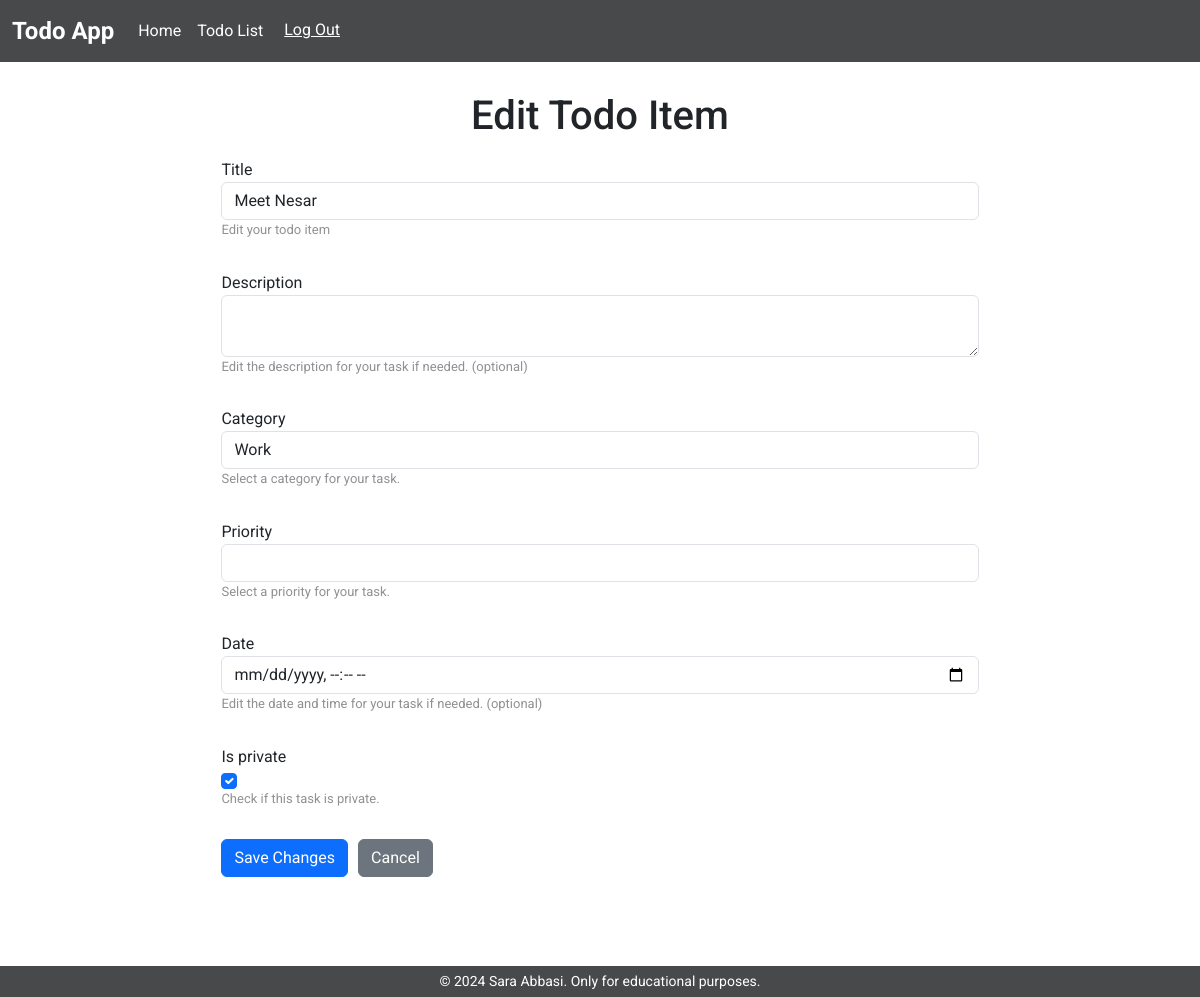
/37/edit/ (signed in), run on the app's committed database.
### todo_app/models.py (models this page shows, shortened)
class TodoItem(models.Model):
    title = models.CharField(max_length=200)
    description = models.TextField(blank=True)
    checked = models.BooleanField(default=False)
    owner = models.ForeignKey(User, on_delete=models.CASCADE, null=True)
    date = models.DateTimeField(blank=True, null=True)
    category = models.ForeignKey(
        Category,
        on_delete=models.SET_NULL,
        null=True
    )
    priority = models.ForeignKey(
        Priority,
        on_delete=models.SET_NULL,
        null=True
    )
    is_private = models.BooleanField(default=True)

class Category(models.Model):
    PERSONAL = 'Personal'
    WORK = 'Work'
    STUDY = 'Study'
    HEALTH = 'Health'
    HOME = 'Home'
    OTHER = 'Other'
    CATEGORY_CHOICES = [
        (PERSONAL, 'Personal'),
        (WORK, 'Work'),
        (STUDY, 'Study'),
        (HEALTH, 'Health'),
        (HOME, 'Home'),
        (OTHER, 'Other'),
    ]
    name = models.CharField(max_length=100, choices=CATEGORY_CHOICES)

### todo_app/views.py (the view)
# urls.py: path('<int:id>/edit/', edit_todo_item, name='todo_item_edit'),
@login_required(login_url='/accounts/login')
def edit_todo_item(request, id):
    todo_item = get_object_or_404(TodoItem, id=id, owner=request.user)
    categories = Category.objects.all()
    priorities = Priority.objects.all()
    if request.method == 'POST':
        form = TodoItemForm(request.POST, instance=todo_item)
        if form.is_valid():
            try:
                form.save()
                messages.success(request, 'Task successfully edited')
                return redirect('todo_app:todo_list')
            except ValidationError:
                messages.error(request, 'Task Date can not be in the past')
                form = TodoItemForm(request.POST, instance=todo_item)
                return render(
                    request, 'todo_app/edit_todo_item.html', {
                        'form': form, 'categories': categories,
                        'priorities': priorities
                    }
                )
    else:
        form = TodoItemForm(
            instance=todo_item, categories=categories,
            priorities=priorities)
    return render(
        request, 'todo_app/edit_todo_item.html', {
            'form': form, 'categories': categories, 'priorities': priorities
        }
    )

### todo_app/forms.py
class TodoItemForm(forms.ModelForm):
    category = forms.ModelChoiceField(
        queryset=Category.objects.all(),
        required=True
    )
    priority = forms.ModelChoiceField(
        queryset=Priority.objects.all(),
        required=False
    )
    class Meta:
        model = TodoItem
        fields = [
            'title', 'description', 'checked', 'date',
            'category', 'priority', 'is_private'
        ]
    def __init__(self, *args, **kwargs):
        categories = kwargs.pop('categories', None)
        priorities = kwargs.pop('priorities', None)
        super().__init__(*args, **kwargs)
        if categories:
            self.fields['category'].queryset = categories
        if priorities:
            self.fields['priority'].choices = priorities

### todo_app/templates/todo_app/edit_todo_item.html (shortened to what this page needs)
{% extends 'base.html' %}
{% block content %}
<div class="container edit-form-container">
    <h1>Edit Todo Item</h1>
    <form class="edit-todo-form" method="POST">
        <div class='input-container'>
            <label for="id_title">{{ form.title.label }}</label>
            <input class="form-control" type="text" name="title" value="{{ form.instance.title }}" required id="id_title">
            <p class='helper-text'>Edit your todo item</p>
        </div>
        <div class='input-container'>
            <label for="id_description">{{ form.description.label }}</label>
            <textarea class="form-control" name="description" id="id_description">{{ form.instance.description }}</textarea>
            <p class='helper-text'>Edit the description for your task if needed. (optional)</p>
        </div>
        <div class='input-container'>
            <label for="id_category">{{ form.category.label }}</label>
            <select class="form-control" name="category" id="id_category">
                {% for category in categories %}
                    <option value="{{ category.pk }}" {% if category.pk == form.instance.category.pk %} selected {% endif %}>{{ category.name }}</option>
                {% endfor %}
            </select>
            <p class='helper-text'>Select a category for your task.</p>
        </div>
        <div class='input-container'>
            <label for="id_priority">{{ form.priority.label }}</label>
            <select class="form-control" name="priority" id="id_priority">
            </select>
            <p class='helper-text'>Select a priority for your task.</p>
        </div>
        <div class='input-container'>
            <label for="id_date">{{ form.date.label }}</label>
            <input class="form-control" type="datetime-local" name="date" value="{% if form.instance.date %}{{ form.instance.date|date:'Y-m-d\TH:i' }}{% endif %}" id="id_date">
            <p class='helper-text'>Edit the date and time for your task if needed. (optional)</p>
        </div>
        <div class='input-container'>
            <label for="id_is_private">{{ form.is_private.label }}</label>
            <input class="form-check-input" type="checkbox" name="is_private" {% if form.instance.is_private %}checked{% endif %} id="id_is_private">
            <p class='helper-text'>Check if this task is private.</p>
        </div>
        <button class='btn btn-primary' type="submit">Save Changes</button>
        <a href="{% url 'todo_app:todo_list' %}" class="btn btn-secondary">Cancel</a>
    </form>
</div>
{% endblock %}

### static/css/styles.css (style rules this page uses)
body { font-family: "Roboto", Arial, sans-serif; }
.input-container { display: flex; flex-direction: column; width: 100%; margin-bottom: 15px; }
.helper-text { font-size: 13px; color: #919191; }
.edit-form-container { display: flex; flex-direction: column; justify-content: center; align-items: center; min-width: 300px; width: 70%; padding-top: 30px; }
.edit-todo-form { display: flex; flex-wrap: wrap; padding-top: 10px; padding-bottom: 80px; margin-bottom: 40px; }
.edit-todo-form button { margin-right: 10px; }

### data on the page
TodoItem: title "Meet Nesar", category "Work", is_private "☑"
